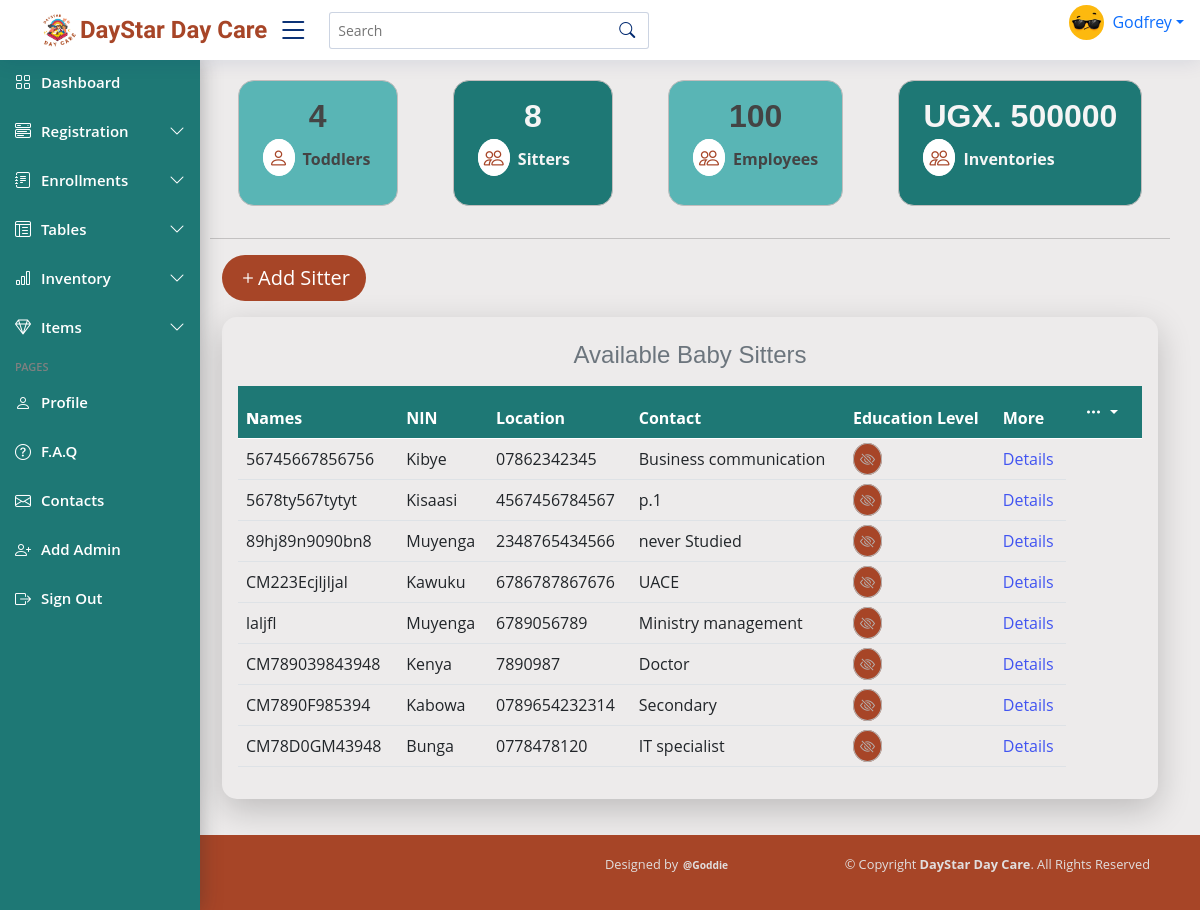
/home/ (signed in), run on an earlier commit of the app's database.
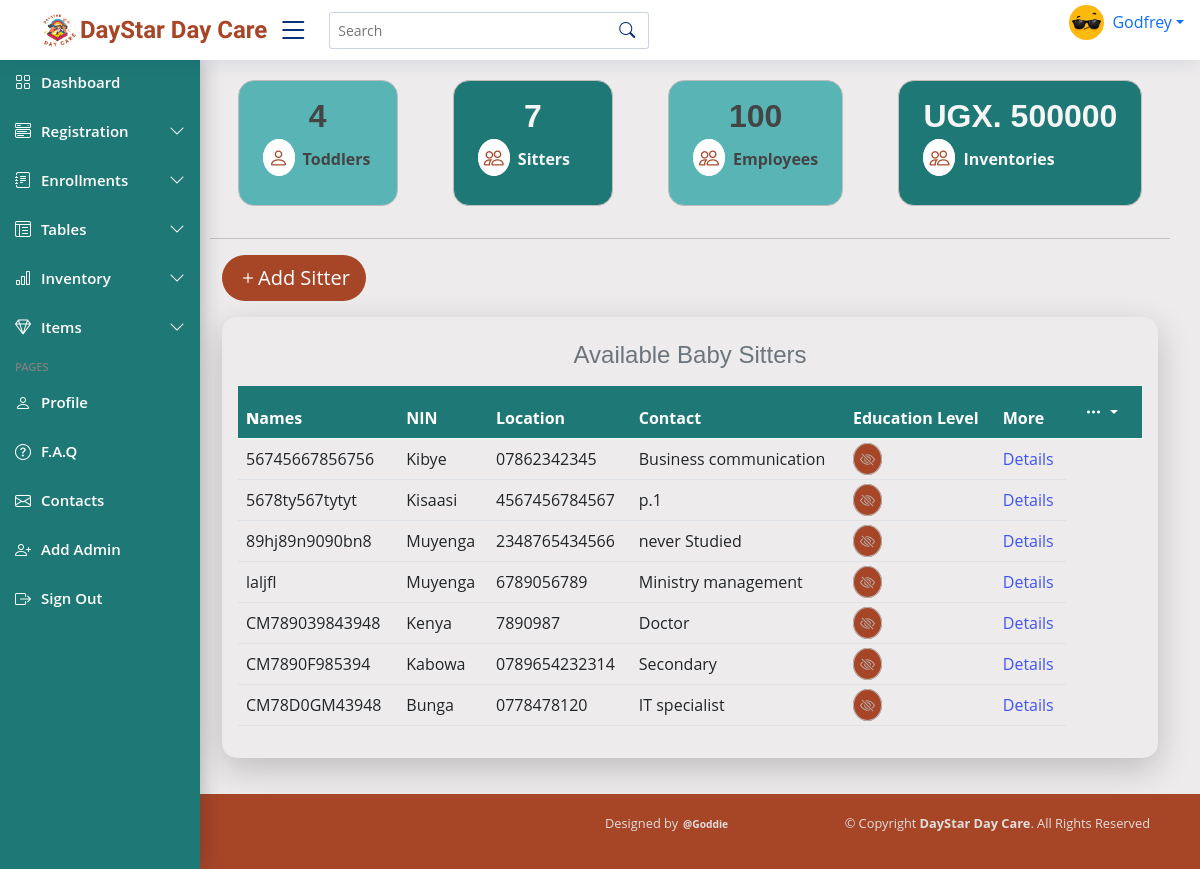
And on a later commit of the database.
### dayStarApp/models.py (models this page shows)
class Sitter(models.Model):
    name = models.CharField(max_length=100, blank=False)
    age = models.IntegerField(default=0, blank=False)
    gender = models.CharField(max_length=100)
    location = models.CharField(max_length=100)
    contact = models.CharField(max_length=13)
    education = models.CharField(max_length=255, blank=False, null=True)
    religion = models.CharField(max_length=100, blank=True)
    next_of_kin = models.CharField(max_length=200, blank=False, default= None)
    sitter_number = models.CharField(max_length=10, unique=True, blank=False, default=None)
    NIN = models.CharField(max_length=14, blank=False, null=True)

### dayStarApp/views.py (the view)
# urls.py: path('home/', views.index, name='home'),
@login_required
def index(request):
    all_sitters = Sitter.objects.all()
    all_babys = Baby.objects.all()
    count_sitters = Sitter.objects.count()
    count_babys = Baby.objects.count()
    all_sale = Sale.objects.all()
    context = {
        'count_sitters': count_sitters,
        'count_babys': count_babys,
        'all_sitters': all_sitters,
        'all_babys': all_babys,
        'all_sale': all_sale,
    }
    template = loader.get_template('dayStarApp/index.html')
    return HttpResponse(template.render(context))

### dayStarApp/templates/dayStarApp/index.html (shortened to what this page needs)
{% extends 'dayStarApp/base.html' %} {% load static %}
{% block content %}
  <main class="main" id="main">
    <div class="container">
      <div class="row">
        <div class="sitter col-md-2 d-md-block ml-5 mb-3">
          <h2 class="text-center">{{ count_babys }}</h2>
          <p>
            <span><i class="bi bi-person total-icon"></i></span
            ><strong>Toddlers</strong>
          </p>
        </div>
        <div class="sitter col-md-2 d-md-block ml-5 mb-3">
          <h2 class="text-center heading text-bold">{{ count_sitters }}</h2>
          <p>
            <span><i class="bi bi-people total-icon"></i></span
            ><strong>Sitters</strong>
          </p>
        </div>
        <div class="sitter col-md-2 d-md-block ml-5 mb-3">
          <h2 class="text-center">100</h2>
          <p>
            <span><i class="bi bi-people total-icon"></i></span
            ><strong>Employees</strong>
          </p>
        </div>
        <div class="sitter col-md-2 d-md-block ml-5 mb-3">
          <h2 class="text-center">UGX. 500000</h2>
          <p>
            <span><i class="bi bi-people total-icon"></i></span
            ><strong>Inventories</strong>
          </p>
        </div>
      </div>
    </div>
    <hr />
    <div class="container">
      <a href="/sitter/"><button class="btn btn-outline-info btn-lg"><span><i class="bi bi-plus"></i></span>Add Sitter </button></a>
    <div class="col-lg-12 col-md-12 sitter-table mt-3 p-3">
      <table id="dataTable" class="table table-stripped">
        <caption class="caption-top text-center"><h4>Available Baby Sitters</h4></caption>
        <thead>
          <tr>
            <th>
              <b>N</b>ames
            </th>
            <th>NIN</th>
            <th>Location</th>
            <th data-type="tel">Contact</th>
            <th>Education Level</th>
            <th>More</th>
            <th>
              <div class="dropdown">
              <button class="btn btn-secondary dropdown-toggle" type="button" data-bs-toggle="dropdown" aria-expanded="false">
                <span><i class="bi bi-three-dots"></i></span>
              </button>
            </div></th>
          </tr>
        </thead>
        <tbody>
          {% for each in all_sitters %}
            <tr>
                <td>{{ each.NIN }}</td>
                <td>{{ each.location }}</td>
                <td>{{ each.contact }}</td>
                <td>{{ each.education }}</td>
                <td><span><i class="bi bi-eye-slash"></i></span></td>
                <td>
                  <a href="/details/{{ each.id }}" class="text-blue-500"> Details </a>
                </td>
            </tr>
          {% endfor %}
        </tbody>
      </table>
    </div>
  </main>
{% endblock %}

What changed in the data, as far as the page shows it:
removed Sitter: NIN "CM223Ecjljljal", location "Kawuku", contact "6786787867676", education "UACE"
Also different on the page:
{{ count_sitters }}: "8" → "7"
